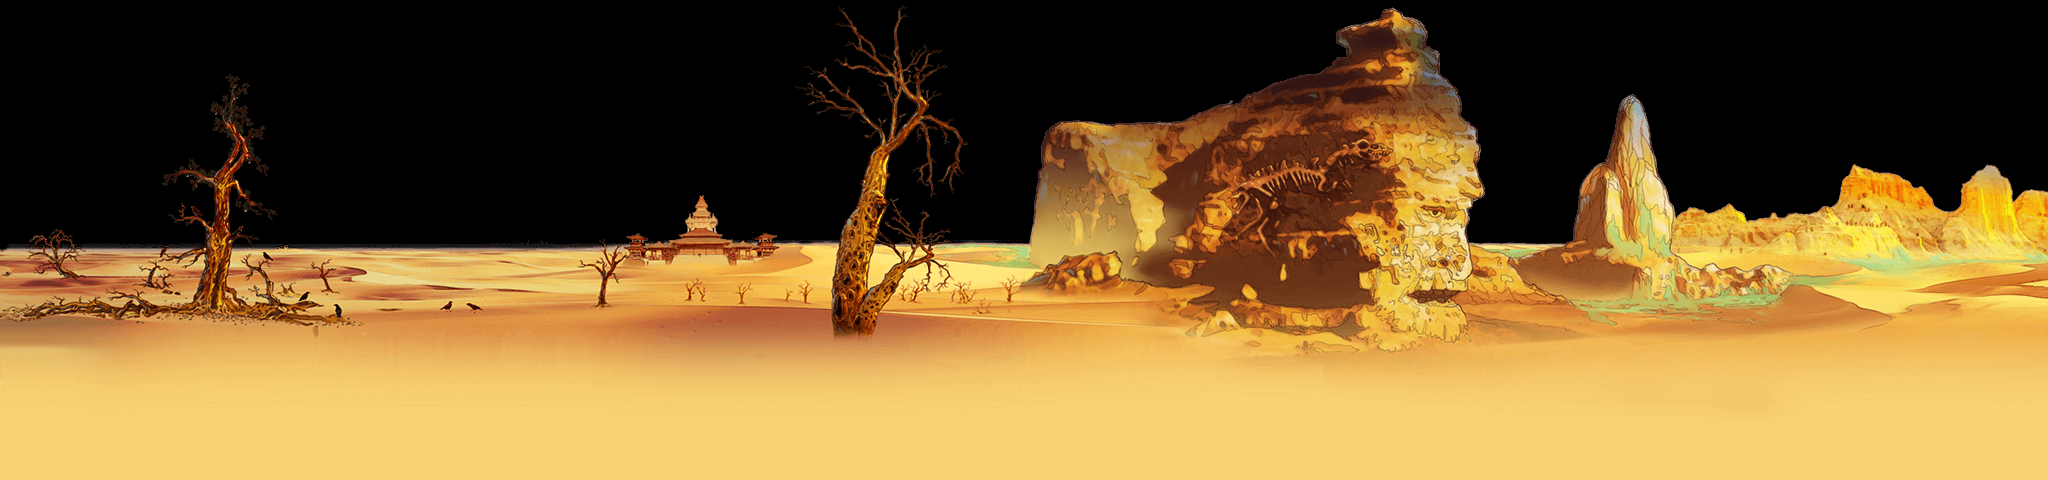

A level layout from a 2D game, rendered from its tile map. Below: a short description, then the map file with tile-grid data replaced by summaries:
An orthogonal 64x15 tile map with 32x32 px tiles, 2 tile layers (mid1, mid2), 4 tilesets.

<map version="1.0" orientation="orthogonal" renderorder="right-down" width="64" height="15" tilewidth="32" tileheight="32">
 <tileset firstgid="1" name="pingyuan_mid1" tilewidth="32" tileheight="32">
  <image source="pingyuan/pingyuan_mid1.png" width="1024" height="500" />
 </tileset>
 <tileset firstgid="481" name="pingyuan_mid2" tilewidth="32" tileheight="32">
  <image source="pingyuan/pingyuan_mid2.png" width="1024" height="500" />
 </tileset>
 <tileset firstgid="961" name="damo_mid1" tilewidth="32" tileheight="32">
  <image source="damo/damo_mid1.png" width="1024" height="500" />
 </tileset>
 <tileset firstgid="1441" name="damo_mid2" tilewidth="32" tileheight="32">
  <image source="damo/damo_mid2.png" width="1024" height="500" />
 </tileset>
 <layer name="mid1" width="64" height="15">
  <data>[960 cells, 480 non-empty, 480 distinct tile ids]</data>
 </layer>
 <layer name="mid2" width="64" height="15">
  <data>[960 cells, 480 non-empty, 480 distinct tile ids]</data>
 </layer>
</map>
